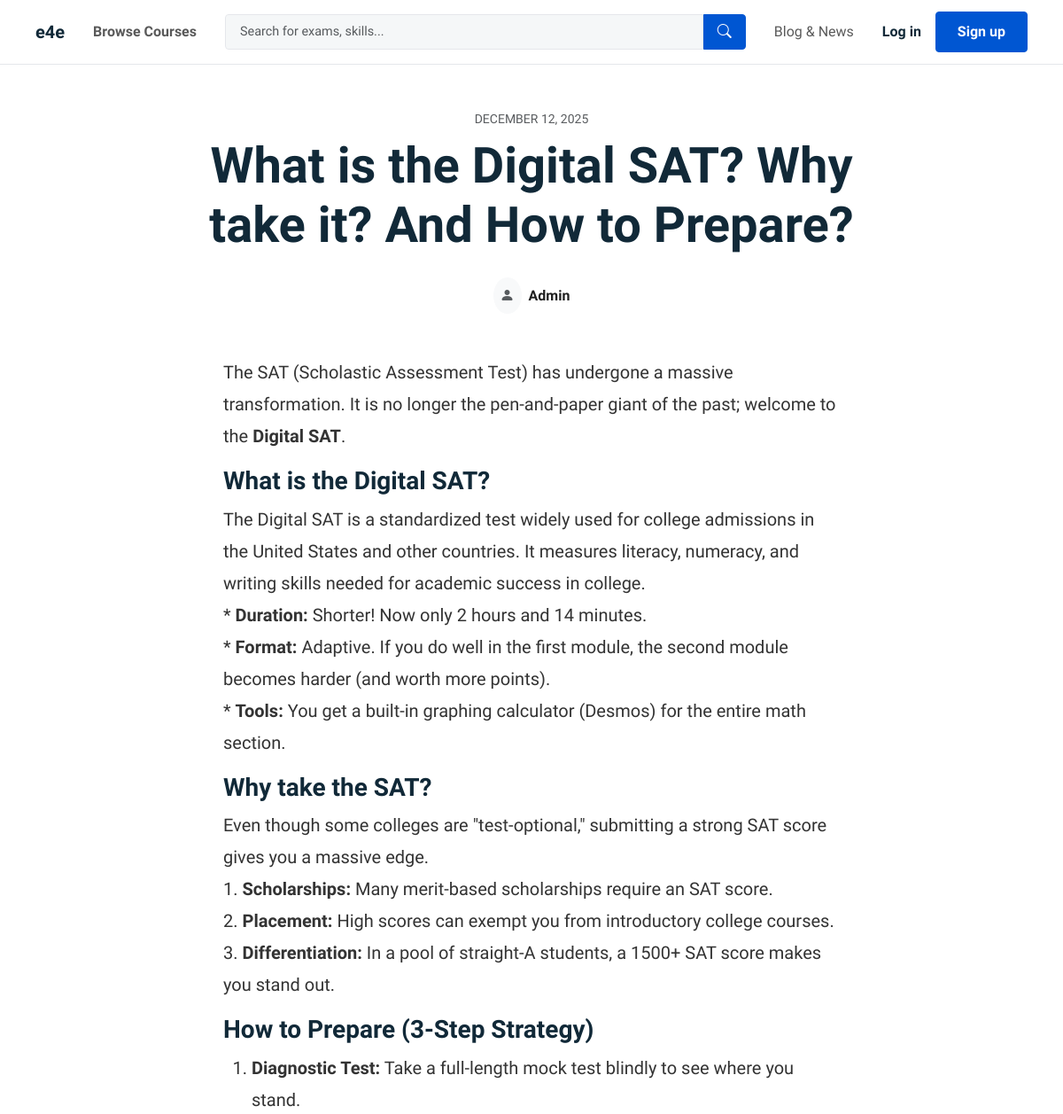
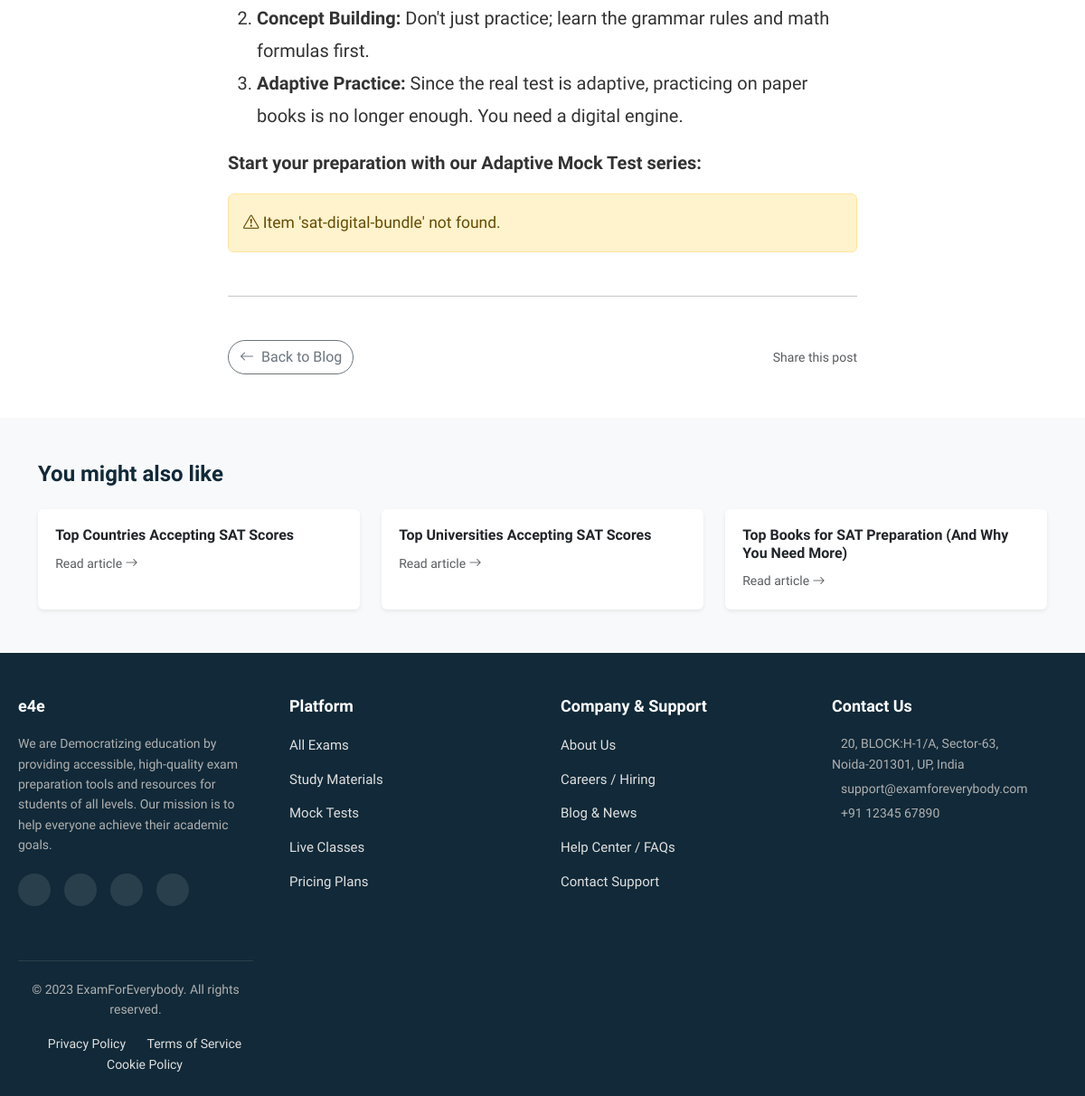
/blog/what-is-the-digital-sat-why-take-it-and-how-to-prepare/, run on the app's committed database (2 pictures, top to bottom).
### blog/models.py (models this page shows, shortened)
class Post(models.Model):
    STATUS_CHOICES = (
        ('draft', 'Draft'),
        ('published', 'Published'),
    )
    title = models.CharField(max_length=250)
    slug = models.SlugField(max_length=250, unique=True)
    author = models.ForeignKey(settings.AUTH_USER_MODEL, on_delete=models.CASCADE)
    image = models.ImageField(upload_to='blog/images/', blank=True, null=True)
    content = models.TextField() # You can swap this for CKEditor later for rich text
    status = models.CharField(max_length=10, choices=STATUS_CHOICES, default='draft')
    is_featured = models.BooleanField(default=False)
    created_at = models.DateTimeField(auto_now_add=True)
    updated_at = models.DateTimeField(auto_now=True)
    class Meta:
        ordering = ('-created_at',)
    def get_absolute_url(self):
        return reverse('blog:post_detail', args=[self.slug])

### users/models.py (models this page shows, shortened)
class CustomUser(AbstractUser):
    class Role(models.TextChoices):
        STUDENT = 'STUDENT', 'Student'
        INSTRUCTOR = 'INSTRUCTOR', 'Instructor'
        ADMIN = 'ADMIN', 'Admin'
    country = models.CharField(
        max_length=2,
        choices=COUNTRY_CHOICES,
        default='IN',
        verbose_name=("Country")
    )
    role = models.CharField(
        max_length=15,
        choices=Role.choices,
        default=Role.STUDENT,
        verbose_name="User Role"
    )
    bio = models.TextField(
        blank=True,
        null=True
    )
    REQUIRED_FIELDS = ['email', 'role']

### blog/views.py (the view)
# urls.py: path('<slug:slug>/', views.post_detail, name='post_detail'),
def post_detail(request, slug):
    post = get_object_or_404(Post, slug=slug, status='published')
    related_posts = Post.objects.filter(status='published').exclude(id=post.id)[:3]
    return render(request, 'blog/post_detail.html', {
        'post': post,
        'related_posts': related_posts
    })

### core/context_processors.py (called while the page is built)
def global_categories(request):
    return {
        'PAYMENTS_ACTIVE': settings.PAYMENTS_ACTIVE,
        'navbar_categories': Category.objects.filter(parent_category__isnull=True).prefetch_related('children')
    }

### templates/blog/post_detail.html (shortened to what this page needs)
{% extends 'base.html' %}
{% load static %}
{% load blog_extras %}
{% block content %}
<div class="bg-white">
    <div class="container py-5 text-center" style="max-width: 800px;">
        <span class="text-muted text-uppercase small ls-1">{{ post.created_at|date:"F d, Y" }}</span>
        <h1 class="display-4 fw-bold mt-2 mb-4">{{ post.title }}</h1>
        <div class="d-flex align-items-center justify-content-center">
            <div class="bg-light rounded-circle p-2 me-2">
                <i class="bi bi-person-fill text-muted"></i>
            </div>
            <span class="fw-bold">{{ post.author.first_name|default:post.author.username }}</span>
        </div>
    </div>
    <div class="container pb-5" style="max-width: 720px;">
       <div class="blog-content fs-5" style="line-height: 1.8; color: #333;">
    {{ post.content|markdown_with_cards }}
</div>
        <hr class="my-5">
        <div class="d-flex justify-content-between align-items-center">
            <a href="{% url 'blog:post_list' %}" class="btn btn-outline-secondary rounded-pill">
                <i class="bi bi-arrow-left me-2"></i>Back to Blog
            </a>
            <div class="text-muted small">Share this post</div>
        </div>
    </div>
</div>
<div class="bg-light py-5">
    <div class="container">
        <h4 class="fw-bold mb-4">You might also like</h4>
        <div class="row g-4">
            {% for rel in related_posts %}
            <div class="col-md-4">
                <a href="{{ rel.get_absolute_url }}" class="text-decoration-none">
                    <div class="card h-100 border-0 shadow-sm">
                        <div class="card-body">
                            <h6 class="fw-bold text-dark mb-2">{{ rel.title }}</h6>
                            <small class="text-muted">Read article <i class="bi bi-arrow-right"></i></small>
                        </div>
                    </div>
                </a>
            </div>
            {% endfor %}
        </div>
    </div>
</div>
{% endblock %}

### static/css/style.css (style rules this page uses)
:root { --brand-dark: #112938; --brand-primary: #0056D2; --brand-bg-light: #F5F7F8; --brand-border: #e5e7eb; --text-main: #1F1F1F; --text-secondary: #636363; --font-stack: 'Source Sans Pro', sans-serif; --shadow-soft: 0 4px 12px rgba(17, 41, 56, 0.08); --shadow-hover: 0 8px 24px rgba(17, 41, 56, 0.12); }
body { font-family: var(--font-stack); color: var(--text-main); background-color: #fff; line-height: 1.6; -webkit-font-smoothing: antialiased; }
h1, h2, h3, h4, .navbar-brand { font-family: var(--font-stack); font-weight: 700; color: var(--brand-dark); }
.card-body { padding: 1.2rem; }

### data on the page
Post: created_at "DECEMBER 12, 2025", title "What is the Digital SAT? Why take it? And How to Prepare?", author.first_name "Admin", content "The SAT (Scholastic Assessment Test) has undergone a massive transformation. It is no longer the pen-and-paper giant of the past; welcome to the Digital SAT . What is the Digital SAT? The Digital SAT is a standardized test widely used for college admissions in the United States and other countries. It measures literacy, numeracy, and writing skills needed for academic success in college. * Duration: Shorter! Now only 2 hours and 14 minutes. * Format: Adaptive. If you do well in the first module, the second module becomes harder (and worth more points). * Tools: You get a built-in graphing calculator (Desmos) for the entire math section. Why take the SAT? Even though some colleges are…"
Post: title "Top Countries Accepting SAT Scores"
Post: title "Top Universities Accepting SAT Scores"
Post: title "Top Books for SAT Preparation (And Why You Need More)"
